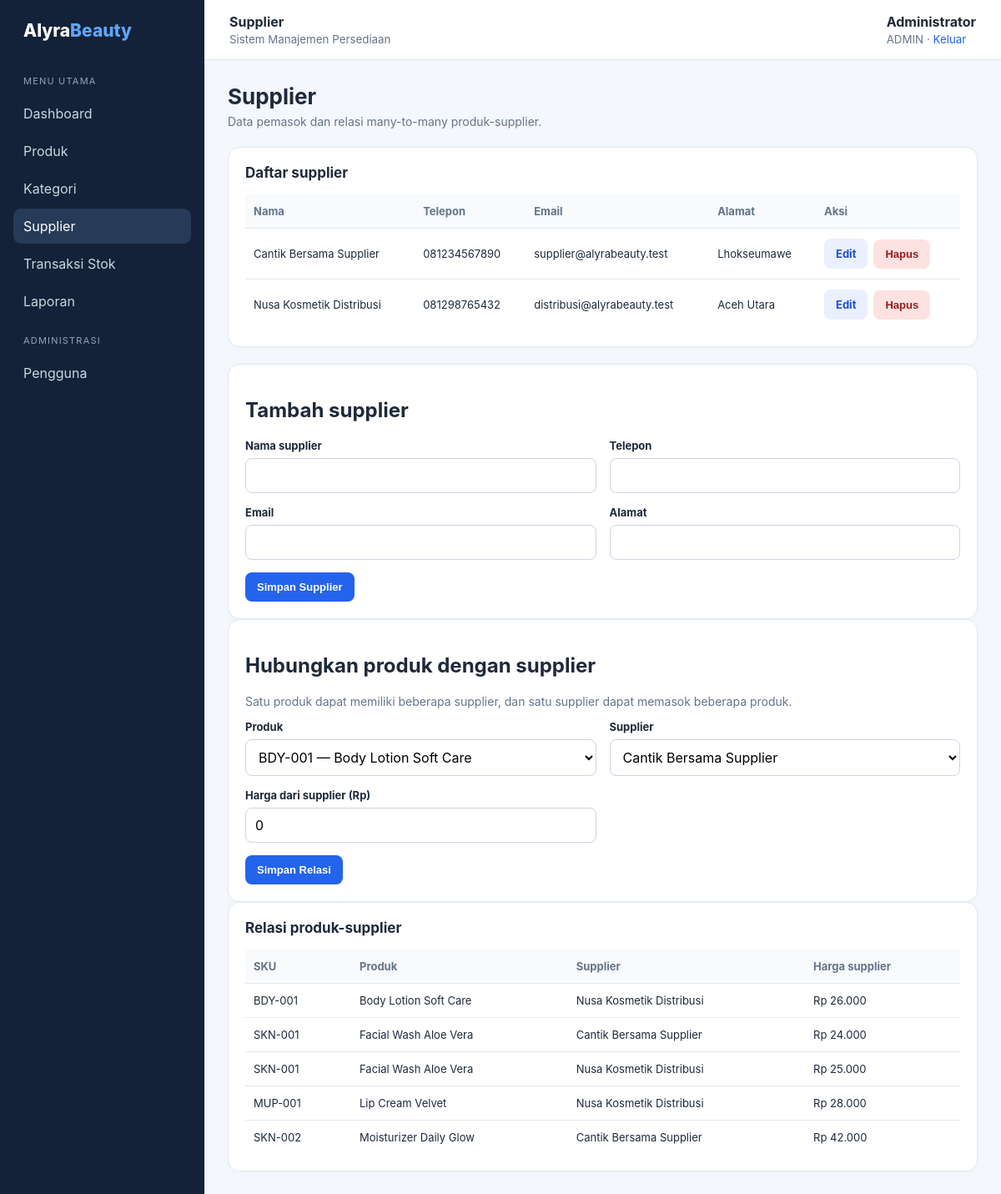
Screenshot of /index.php?page=suppliers (signed in) with the database file from the repository.
### tables this page shows
CREATE TABLE suppliers (
  id INT AUTO_INCREMENT PRIMARY KEY,
  name VARCHAR(150) NOT NULL,
  phone VARCHAR(30) NULL,
  email VARCHAR(120) NULL,
  address VARCHAR(255) NULL,
  created_at TIMESTAMP DEFAULT CURRENT_TIMESTAMP
);

CREATE TABLE product_suppliers (
  product_id INT NOT NULL,
  supplier_id INT NOT NULL,
  supplier_price DECIMAL(12,2) NOT NULL DEFAULT 0,
  PRIMARY KEY (product_id, supplier_id),
  CONSTRAINT fk_ps_product FOREIGN KEY (product_id) REFERENCES products(id)
    ON UPDATE CASCADE ON DELETE CASCADE,
  CONSTRAINT fk_ps_supplier FOREIGN KEY (supplier_id) REFERENCES suppliers(id)
    ON UPDATE CASCADE ON DELETE CASCADE,
  CONSTRAINT chk_supplier_price CHECK (supplier_price >= 0)
);

CREATE TABLE products (
  id INT AUTO_INCREMENT PRIMARY KEY,
  category_id INT NOT NULL,
  sku VARCHAR(50) NOT NULL UNIQUE,
  name VARCHAR(150) NOT NULL,
  price DECIMAL(12,2) NOT NULL DEFAULT 0,
  stock INT NOT NULL DEFAULT 0,
  minimum_stock INT NOT NULL DEFAULT 5,
  created_at TIMESTAMP DEFAULT CURRENT_TIMESTAMP,
  CONSTRAINT fk_products_category FOREIGN KEY (category_id) REFERENCES categories(id)
    ON UPDATE CASCADE ON DELETE RESTRICT,
  CONSTRAINT chk_products_price CHECK (price >= 0),
  CONSTRAINT chk_products_stock CHECK (stock >= 0),
  CONSTRAINT chk_products_minimum_stock CHECK (minimum_stock >= 0)
);

### helpers/escape.php (called while the page is built)
<?php
function e(mixed $value): string {
    return htmlspecialchars((string)($value ?? ''), ENT_QUOTES, 'UTF-8');
}
function rupiah(mixed $value): string {
    return 'Rp ' . number_format((float)$value, 0, ',', '.');
}

### helpers/auth.php (called while the page is built, shortened)
<?php
function current_user(): ?array {
    return $_SESSION['user'] ?? null;
}
function is_admin(): bool {
    return (($_SESSION['user']['role'] ?? '') === 'admin');
}

### public/index.php (the view, shortened to what this page needs)
<?php
require_once __DIR__ . '/../config/database.php';
require_once __DIR__ . '/../helpers/escape.php';
require_once __DIR__ . '/../helpers/auth.php';
$page = (string)($_GET['page'] ?? (current_user() ? 'dashboard' : 'login'));
function csrf_token(): string {
    return $_SESSION['csrf'];
}
function layout_start(string $title, string $active): void {
    $user = current_user();
    echo '<!doctype html><html lang="id"><head><meta charset="utf-8"><meta name="viewport" content="width=device-width, initial-scale=1"><title>'.e($title).' | AlyraBeauty</title><link rel="stylesheet" href="assets/style.css"></head><body><div class="layout"><aside class="sidebar"><div class="brand">Alyra<span>Beauty</span></div><nav class="nav"><div class="nav-label">Menu utama</div>';
    $links = ['dashboard'=>'Dashboard','products'=>'Produk','categories'=>'Kategori','suppliers'=>'Supplier','movements'=>'Transaksi Stok','reports'=>'Laporan'];
    foreach ($links as $key=>$label) echo '<a class="'.($active===$key?'active':'').'" href="index.php?page='.$key.'">'.e($label).'</a>';
    if (is_admin()) echo '<div class="nav-label">Administrasi</div><a class="'.($active==='users'?'active':'').'" href="index.php?page=users">Pengguna</a>';
    echo '</nav></aside><main class="main"><header class="topbar"><div><strong>'.e($title).'</strong><br><small>Sistem Manajemen Persediaan</small></div><div><strong>'.e($user['full_name'] ?? '').'</strong><br><small>'.e(strtoupper($user['role'] ?? '')).' · <a href="index.php?page=logout">Keluar</a></small></div></header><section class="content">';
}
function layout_end(): void { echo '</section></main></div></body></html>'; }
function page_title(string $title, string $subtitle, string $button=''): void {
    echo '<div class="pagehead"><div><h1>'.e($title).'</h1><div class="muted">'.e($subtitle).'</div></div>'.$button.'</div>';
}
    ?><?php
switch ($page) {
case 'suppliers':
    require_admin();layout_start('Supplier','suppliers');$edit=null;if(isset($_GET['edit'])){$s=$pdo->prepare('SELECT * FROM suppliers WHERE id=:id');$s->execute(['id'=>(int)$_GET['edit']]);$edit=$s->fetch();}
    page_title('Supplier','Data pemasok dan relasi many-to-many produk-supplier.');
    echo '<div class="panel"><h2>Daftar supplier</h2><div class="table-wrap"><table><thead><tr><th>Nama</th><th>Telepon</th><th>Email</th><th>Alamat</th><th>Aksi</th></tr></thead><tbody>';
    foreach($pdo->query('SELECT * FROM suppliers ORDER BY name') as $r)echo '<tr><td>'.e($r['name']).'</td><td>'.e($r['phone']).'</td><td>'.e($r['email']).'</td><td>'.e($r['address']).'</td><td><div class="actions"><a class="btn secondary" href="index.php?page=suppliers&edit='.e($r['id']).'">Edit</a><form class="inline-form" method="post" onsubmit="return confirm(\'Hapus supplier?\')"><input type="hidden" name="csrf" value="'.e(csrf_token()).'"><input type="hidden" name="action" value="delete"><input type="hidden" name="id" value="'.e($r['id']).'"><button class="btn danger">Hapus</button></form></div></td></tr>';
    echo '</tbody></table></div></div>';
    echo '<div class="form-card"><h2>'.($edit?'Edit supplier':'Tambah supplier').'</h2><form method="post"><input type="hidden" name="csrf" value="'.e(csrf_token()).'"><input type="hidden" name="action" value="save"><input type="hidden" name="id" value="'.e($edit['id']??0).'"><div class="form-grid">';
    foreach(['name'=>'Nama supplier','phone'=>'Telepon','email'=>'Email','address'=>'Alamat'] as $key=>$label)echo '<div class="field"><label>'.e($label).'</label><input name="'.e($key).'" maxlength="'.($key==='name'?150:($key==='address'?255:120)).'" '.($key==='name'?'required':'').' value="'.e($edit[$key]??'').'"></div>';
    echo '</div><button class="btn">Simpan Supplier</button></form></div>';
    echo '<div class="form-card"><h2>Hubungkan produk dengan supplier</h2><p class="muted">Satu produk dapat memiliki beberapa supplier, dan satu supplier dapat memasok beberapa produk.</p><form method="post"><input type="hidden" name="csrf" value="'.e(csrf_token()).'"><input type="hidden" name="action" value="link"><div class="form-grid"><div class="field"><label>Produk</label><select name="product_id" required>';
    foreach($pdo->query('SELECT id,sku,name FROM products ORDER BY name') as $p)echo '<option value="'.e($p['id']).'">'.e($p['sku'].' — '.$p['name']).'</option>';
    echo '</select></div><div class="field"><label>Supplier</label><select name="supplier_id" required>';
    foreach($pdo->query('SELECT id,name FROM suppliers ORDER BY name') as $p)echo '<option value="'.e($p['id']).'">'.e($p['name']).'</option>';
    echo '</select></div><div class="field"><label>Harga dari supplier (Rp)</label><input type="number" min="0" step="0.01" name="supplier_price" value="0" required></div></div><button class="btn">Simpan Relasi</button></form></div>';
    echo '<div class="panel"><h2>Relasi produk-supplier</h2><div class="table-wrap"><table><thead><tr><th>SKU</th><th>Produk</th><th>Supplier</th><th>Harga supplier</th></tr></thead><tbody>';
    $links=$pdo->query('SELECT p.sku,p.name,s.name supplier_name,ps.supplier_price FROM product_suppliers ps JOIN products p ON p.id=ps.product_id JOIN suppliers s ON s.id=ps.supplier_id ORDER BY p.name')->fetchAll();
    foreach($links as $r)echo '<tr><td>'.e($r['sku']).'</td><td>'.e($r['name']).'</td><td>'.e($r['supplier_name']).'</td><td>'.e(rupiah($r['supplier_price'])).'</td></tr>';
    if(!$links)echo '<tr><td colspan="4" class="empty">Belum ada relasi.</td></tr>';echo '</tbody></table></div></div>';layout_end();break;
}

### public/assets/style.css (style rules this page uses)
:root { --navy:#132238;--blue:#2463eb;--bg:#f4f7fb;--text:#1e293b;--muted:#64748b;--line:#e2e8f0;--white:#fff;--green:#15803d;--red:#b91c1c }
* { box-sizing:border-box }
body { margin:0;font-family:Inter,Segoe UI,Arial,sans-serif;background:var(--bg);color:var(--text) }
a { color:var(--blue);text-decoration:none }
.layout { display:flex;min-height:100vh }
.sidebar { width:245px;background:var(--navy);color:#e2e8f0;padding:24px 16px;flex-shrink:0 }
.brand { font-size:21px;font-weight:800;color:white;padding:0 12px 25px }
.brand span { color:#60a5fa }
.nav-label { font-size:11px;color:#94a3b8;text-transform:uppercase;letter-spacing:1.2px;padding:16px 12px 8px }
.nav a { display:block;padding:11px 12px;color:#cbd5e1;border-radius:9px;margin:3px 0 }
.nav a.active,.nav a:hover { background:#263b57;color:#fff;text-decoration:none }
.main { flex:1;min-width:0 }
.topbar { height:72px;background:white;border-bottom:1px solid var(--line);display:flex;align-items:center;justify-content:space-between;padding:0 30px }
.topbar small { color:var(--muted) }
.content { padding:28px;max-width:1500px;margin:auto }
.pagehead { display:flex;justify-content:space-between;align-items:center;gap:16px;margin-bottom:22px }
.pagehead h1 { font-size:26px;margin:0 0 6px }
.muted { color:var(--muted);font-size:14px }
.stat,.panel,.form-card { background:white;border:1px solid var(--line);border-radius:14px;padding:20px;box-shadow:0 2px 8px #0f172a05 }
.panel { margin-bottom:20px }
.panel h2 { font-size:17px;margin:0 0 16px }
.btn { display:inline-flex;align-items:center;justify-content:center;background:var(--blue);color:white;border:0;border-radius:8px;padding:10px 14px;font-weight:650;font-size:13px;cursor:pointer }
.btn.secondary { background:#eaf0ff;color:#1d4ed8 }
.btn.danger { background:#fee2e2;color:#991b1b }
.field { margin-bottom:15px }
.field label { display:block;font-weight:650;font-size:13px;margin-bottom:7px }
.field input,.field select,.field textarea,input,select,textarea { font:inherit }
.field input,.field select,.field textarea,.toolbar input,.toolbar select { width:100%;padding:10px 11px;border:1px solid #cbd5e1;border-radius:8px;background:white;min-height:40px }
.form-grid { display:grid;grid-template-columns:repeat(2,minmax(0,1fr));gap:0 16px }
.table-wrap { overflow-x:auto }
table { width:100%;border-collapse:collapse;font-size:13px }
th,td { text-align:left;padding:12px 10px;border-bottom:1px solid var(--line);white-space:nowrap }
th { color:#64748b;font-weight:700;background:#f8fafc }
tr:last-child td { border-bottom:0 }
.actions { display:flex;gap:7px;align-items:center }
.inline-form { display:inline }

### rows the page displays
suppliers: name "Cantik Bersama Supplier", phone "081234567890", email "supplier@alyrabeauty.test", address "Lhokseumawe"
suppliers: name "Nusa Kosmetik Distribusi", phone "081298765432", email "distribusi@alyrabeauty.test", address "Aceh Utara"
product_suppliers: product.sku "BDY-001", product.name "Body Lotion Soft Care", supplier.name "Nusa Kosmetik Distribusi", supplier_price "Rp 26.000"
product_suppliers: product.sku "SKN-001", product.name "Facial Wash Aloe Vera", supplier.name "Cantik Bersama Supplier", supplier_price "Rp 24.000"
product_suppliers: product.sku "SKN-001", product.name "Facial Wash Aloe Vera", supplier.name "Nusa Kosmetik Distribusi", supplier_price "Rp 25.000"
product_suppliers: product.sku "MUP-001", product.name "Lip Cream Velvet", supplier.name "Nusa Kosmetik Distribusi", supplier_price "Rp 28.000"
product_suppliers: product.sku "SKN-002", product.name "Moisturizer Daily Glow", supplier.name "Cantik Bersama Supplier", supplier_price "Rp 42.000"

### other values shown
$label "Dashboard"
$label "Produk"
$label "Kategori"
$label "Supplier"
$label "Transaksi Stok"
$label "Laporan"
$title "Supplier"
$user['full_name'] "Administrator"
$user['role'] "ADMIN"
$subtitle "Data pemasok dan relasi many-to-many produk-supplier."
$label "Nama supplier"
$label "Telepon"
$label "Email"
$label "Alamat"
form field product_id "BDY-001 — Body Lotion Soft Care"
